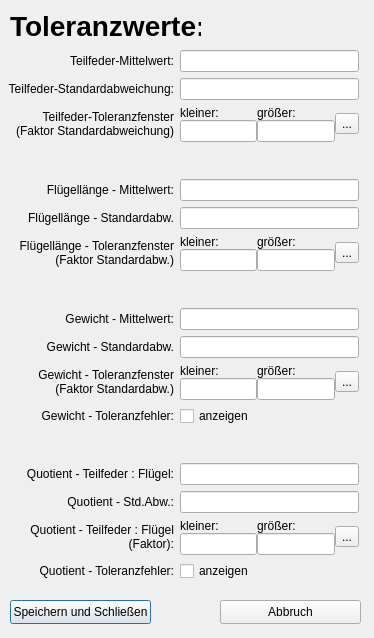
<?xml version="1.0" encoding="UTF-8"?>
<ui version="4.0">
 <class>Dialog</class>
 <widget class="QDialog" name="Dialog">
  <property name="geometry">
   <rect>
    <x>0</x>
    <y>0</y>
    <width>374</width>
    <height>638</height>
   </rect>
  </property>
  <property name="windowTitle">
   <string>Dialog</string>
  </property>
  <widget class="QPushButton" name="BTN_speichern">
   <property name="geometry">
    <rect>
     <x>10</x>
     <y>600</y>
     <width>141</width>
     <height>24</height>
    </rect>
   </property>
   <property name="text">
    <string>Speichern und Schließen</string>
   </property>
  </widget>
  <widget class="QPushButton" name="BTN_abbruch">
   <property name="geometry">
    <rect>
     <x>220</x>
     <y>600</y>
     <width>141</width>
     <height>24</height>
    </rect>
   </property>
   <property name="text">
    <string>Abbruch</string>
   </property>
  </widget>
  <widget class="QLabel" name="label_16">
   <property name="geometry">
    <rect>
     <x>10</x>
     <y>10</y>
     <width>191</width>
     <height>31</height>
    </rect>
   </property>
   <property name="font">
    <font>
     <pointsize>21</pointsize>
     <bold>true</bold>
    </font>
   </property>
   <property name="text">
    <string>Toleranzwerte:</string>
   </property>
  </widget>
  <widget class="QWidget" name="layoutWidget">
   <property name="geometry">
    <rect>
     <x>8</x>
     <y>50</y>
     <width>351</width>
     <height>531</height>
    </rect>
   </property>
   <layout class="QGridLayout" name="gridLayout">
    <item row="14" column="0">
     <widget class="QLabel" name="label_18">
      <property name="text">
       <string>Quotient - Teilfeder : Flügel:</string>
      </property>
      <property name="alignment">
       <set>Qt::AlignRight|Qt::AlignTrailing|Qt::AlignVCenter</set>
      </property>
     </widget>
    </item>
    <item row="13" column="1">
     <spacer name="verticalSpacer_3">
      <property name="orientation">
       <enum>Qt::Vertical</enum>
      </property>
      <property name="sizeHint" stdset="0">
       <size>
        <width>20</width>
        <height>40</height>
       </size>
      </property>
     </spacer>
    </item>
    <item row="12" column="1">
     <widget class="QCheckBox" name="CHB_masse_anzeigen">
      <property name="text">
       <string>anzeigen</string>
      </property>
     </widget>
    </item>
    <item row="12" column="0">
     <widget class="QLabel" name="label_17">
      <property name="text">
       <string>Gewicht - Toleranzfehler:</string>
      </property>
      <property name="alignment">
       <set>Qt::AlignRight|Qt::AlignTrailing|Qt::AlignVCenter</set>
      </property>
     </widget>
    </item>
    <item row="0" column="0">
     <widget class="QLabel" name="label">
      <property name="text">
       <string>Teilfeder-Mittelwert:</string>
      </property>
      <property name="alignment">
       <set>Qt::AlignRight|Qt::AlignTrailing|Qt::AlignVCenter</set>
      </property>
     </widget>
    </item>
    <item row="3" column="1">
     <spacer name="verticalSpacer">
      <property name="orientation">
       <enum>Qt::Vertical</enum>
      </property>
      <property name="sizeHint" stdset="0">
       <size>
        <width>20</width>
        <height>40</height>
       </size>
      </property>
     </spacer>
    </item>
    <item row="8" column="1">
     <spacer name="verticalSpacer_2">
      <property name="orientation">
       <enum>Qt::Vertical</enum>
      </property>
      <property name="sizeHint" stdset="0">
       <size>
        <width>20</width>
        <height>40</height>
       </size>
      </property>
     </spacer>
    </item>
    <item row="9" column="1">
     <widget class="QLineEdit" name="INP_masse_mw"/>
    </item>
    <item row="1" column="0">
     <widget class="QLabel" name="label_2">
      <property name="text">
       <string>Teilfeder-Standardabweichung:</string>
      </property>
      <property name="alignment">
       <set>Qt::AlignRight|Qt::AlignTrailing|Qt::AlignVCenter</set>
      </property>
     </widget>
    </item>
    <item row="15" column="1">
     <widget class="QLineEdit" name="INP_quot_stdab"/>
    </item>
    <item row="7" column="1">
     <layout class="QGridLayout" name="gridLayout_3" rowstretch="0,0" rowminimumheight="0,0">
      <property name="sizeConstraint">
       <enum>QLayout::SetMinimumSize</enum>
      </property>
      <property name="leftMargin">
       <number>0</number>
      </property>
      <property name="topMargin">
       <number>0</number>
      </property>
      <property name="spacing">
       <number>0</number>
      </property>
      <item row="0" column="0">
       <widget class="QLabel" name="label_12">
        <property name="text">
         <string>kleiner:</string>
        </property>
       </widget>
      </item>
      <item row="0" column="1">
       <widget class="QLabel" name="label_13">
        <property name="text">
         <string>größer:</string>
        </property>
       </widget>
      </item>
      <item row="0" column="2" rowspan="2">
       <widget class="QToolButton" name="BTN_fluegel_diag">
        <property name="text">
         <string>...</string>
        </property>
        <property name="checkable">
         <bool>false</bool>
        </property>
       </widget>
      </item>
      <item row="1" column="0">
       <widget class="QLineEdit" name="INP_fluegel_tol_neg"/>
      </item>
      <item row="1" column="1">
       <widget class="QLineEdit" name="INP_fluegel_tol_pos"/>
      </item>
     </layout>
    </item>
    <item row="10" column="1">
     <widget class="QLineEdit" name="INP_masse_stdab"/>
    </item>
    <item row="5" column="0">
     <widget class="QLabel" name="label_6">
      <property name="text">
       <string>Flügellänge - Standardabw.</string>
      </property>
      <property name="alignment">
       <set>Qt::AlignRight|Qt::AlignTrailing|Qt::AlignVCenter</set>
      </property>
     </widget>
    </item>
    <item row="5" column="1">
     <widget class="QLineEdit" name="INP_fluegel_stdab"/>
    </item>
    <item row="11" column="0">
     <widget class="QLabel" name="label_7">
      <property name="text">
       <string>Gewicht - Toleranzfenster
(Faktor Standardabw.)</string>
      </property>
      <property name="alignment">
       <set>Qt::AlignRight|Qt::AlignTrailing|Qt::AlignVCenter</set>
      </property>
     </widget>
    </item>
    <item row="7" column="0">
     <widget class="QLabel" name="label_4">
      <property name="text">
       <string>Flügellänge - Toleranzfenster
(Faktor Standardabw.)</string>
      </property>
      <property name="alignment">
       <set>Qt::AlignRight|Qt::AlignTrailing|Qt::AlignVCenter</set>
      </property>
     </widget>
    </item>
    <item row="2" column="1">
     <layout class="QHBoxLayout" name="horizontalLayout">
      <item>
       <layout class="QGridLayout" name="gridLayout_2" rowstretch="0,0" rowminimumheight="0,0">
        <property name="sizeConstraint">
         <enum>QLayout::SetMinimumSize</enum>
        </property>
        <property name="leftMargin">
         <number>0</number>
        </property>
        <property name="topMargin">
         <number>0</number>
        </property>
        <property name="spacing">
         <number>0</number>
        </property>
        <item row="0" column="0">
         <widget class="QLabel" name="label_10">
          <property name="text">
           <string>kleiner:</string>
          </property>
         </widget>
        </item>
        <item row="0" column="1">
         <widget class="QLabel" name="label_11">
          <property name="text">
           <string>größer:</string>
          </property>
         </widget>
        </item>
        <item row="0" column="2" rowspan="2">
         <widget class="QToolButton" name="BTN_teilfeder_diag">
          <property name="text">
           <string>...</string>
          </property>
          <property name="checkable">
           <bool>false</bool>
          </property>
         </widget>
        </item>
        <item row="1" column="0">
         <widget class="QLineEdit" name="INP_teilfeder_tol_neg"/>
        </item>
        <item row="1" column="1">
         <widget class="QLineEdit" name="INP_teilfeder_tol_pos"/>
        </item>
       </layout>
      </item>
     </layout>
    </item>
    <item row="2" column="0">
     <widget class="QLabel" name="label_3">
      <property name="text">
       <string>Teilfeder-Toleranzfenster
(Faktor Standardabweichung)</string>
      </property>
      <property name="alignment">
       <set>Qt::AlignRight|Qt::AlignTrailing|Qt::AlignVCenter</set>
      </property>
     </widget>
    </item>
    <item row="16" column="0">
     <widget class="QLabel" name="label_21">
      <property name="text">
       <string>Quotient - Teilfeder : Flügel
(Faktor):</string>
      </property>
      <property name="alignment">
       <set>Qt::AlignRight|Qt::AlignTrailing|Qt::AlignVCenter</set>
      </property>
     </widget>
    </item>
    <item row="0" column="1">
     <widget class="QLineEdit" name="INP_teilfeder_mw"/>
    </item>
    <item row="4" column="1">
     <widget class="QLineEdit" name="INP_fluegel_mw"/>
    </item>
    <item row="11" column="1">
     <layout class="QGridLayout" name="gridLayout_4" rowstretch="0,0" rowminimumheight="0,0">
      <property name="sizeConstraint">
       <enum>QLayout::SetMinimumSize</enum>
      </property>
      <property name="leftMargin">
       <number>0</number>
      </property>
      <property name="topMargin">
       <number>0</number>
      </property>
      <property name="spacing">
       <number>0</number>
      </property>
      <item row="0" column="0">
       <widget class="QLabel" name="label_14">
        <property name="text">
         <string>kleiner:</string>
        </property>
       </widget>
      </item>
      <item row="0" column="1">
       <widget class="QLabel" name="label_15">
        <property name="text">
         <string>größer:</string>
        </property>
       </widget>
      </item>
      <item row="0" column="2" rowspan="2">
       <widget class="QToolButton" name="BTN_masse_diag">
        <property name="text">
         <string>...</string>
        </property>
        <property name="checkable">
         <bool>false</bool>
        </property>
       </widget>
      </item>
      <item row="1" column="0">
       <widget class="QLineEdit" name="INP_masse_tol_neg"/>
      </item>
      <item row="1" column="1">
       <widget class="QLineEdit" name="INP_masse_tol_pos"/>
      </item>
     </layout>
    </item>
    <item row="9" column="0">
     <widget class="QLabel" name="label_9">
      <property name="text">
       <string>Gewicht - Mittelwert:</string>
      </property>
      <property name="alignment">
       <set>Qt::AlignRight|Qt::AlignTrailing|Qt::AlignVCenter</set>
      </property>
     </widget>
    </item>
    <item row="10" column="0">
     <widget class="QLabel" name="label_8">
      <property name="text">
       <string>Gewicht - Standardabw.</string>
      </property>
      <property name="alignment">
       <set>Qt::AlignRight|Qt::AlignTrailing|Qt::AlignVCenter</set>
      </property>
     </widget>
    </item>
    <item row="14" column="1">
     <widget class="QLineEdit" name="INP_quot_mw"/>
    </item>
    <item row="16" column="1">
     <layout class="QGridLayout" name="gridLayout_5" rowstretch="0,0" rowminimumheight="0,0">
      <property name="sizeConstraint">
       <enum>QLayout::SetMinimumSize</enum>
      </property>
      <property name="leftMargin">
       <number>0</number>
      </property>
      <property name="topMargin">
       <number>0</number>
      </property>
      <property name="spacing">
       <number>0</number>
      </property>
      <item row="0" column="0">
       <widget class="QLabel" name="label_19">
        <property name="text">
         <string>kleiner:</string>
        </property>
       </widget>
      </item>
      <item row="0" column="1">
       <widget class="QLabel" name="label_20">
        <property name="text">
         <string>größer:</string>
        </property>
       </widget>
      </item>
      <item row="0" column="2" rowspan="2">
       <widget class="QToolButton" name="BTN_quot_diag">
        <property name="text">
         <string>...</string>
        </property>
        <property name="checkable">
         <bool>false</bool>
        </property>
       </widget>
      </item>
      <item row="1" column="0">
       <widget class="QLineEdit" name="INP_quot_tol_neg"/>
      </item>
      <item row="1" column="1">
       <widget class="QLineEdit" name="INP_quot_tol_pos"/>
      </item>
     </layout>
    </item>
    <item row="1" column="1">
     <widget class="QLineEdit" name="INP_teilfeder_stdab"/>
    </item>
    <item row="4" column="0">
     <widget class="QLabel" name="label_5">
      <property name="text">
       <string>Flügellänge - Mittelwert:</string>
      </property>
      <property name="alignment">
       <set>Qt::AlignRight|Qt::AlignTrailing|Qt::AlignVCenter</set>
      </property>
     </widget>
    </item>
    <item row="15" column="0">
     <widget class="QLabel" name="label_22">
      <property name="text">
       <string>Quotient - Std.Abw.:</string>
      </property>
      <property name="alignment">
       <set>Qt::AlignRight|Qt::AlignTrailing|Qt::AlignVCenter</set>
      </property>
     </widget>
    </item>
    <item row="17" column="0">
     <widget class="QLabel" name="label_23">
      <property name="text">
       <string>Quotient - Toleranzfehler:</string>
      </property>
      <property name="alignment">
       <set>Qt::AlignRight|Qt::AlignTrailing|Qt::AlignVCenter</set>
      </property>
     </widget>
    </item>
    <item row="17" column="1">
     <widget class="QCheckBox" name="CHB_quot_anzeigen">
      <property name="text">
       <string>anzeigen</string>
      </property>
     </widget>
    </item>
   </layout>
  </widget>
 </widget>
 <tabstops>
  <tabstop>INP_teilfeder_mw</tabstop>
  <tabstop>INP_teilfeder_stdab</tabstop>
  <tabstop>INP_teilfeder_tol_neg</tabstop>
  <tabstop>INP_teilfeder_tol_pos</tabstop>
  <tabstop>INP_fluegel_mw</tabstop>
  <tabstop>INP_fluegel_stdab</tabstop>
  <tabstop>INP_fluegel_tol_neg</tabstop>
  <tabstop>INP_fluegel_tol_pos</tabstop>
  <tabstop>INP_masse_mw</tabstop>
  <tabstop>INP_masse_stdab</tabstop>
  <tabstop>INP_masse_tol_neg</tabstop>
  <tabstop>INP_masse_tol_pos</tabstop>
  <tabstop>CHB_masse_anzeigen</tabstop>
  <tabstop>INP_quot_mw</tabstop>
  <tabstop>INP_quot_stdab</tabstop>
  <tabstop>INP_quot_tol_neg</tabstop>
  <tabstop>INP_quot_tol_pos</tabstop>
  <tabstop>CHB_quot_anzeigen</tabstop>
  <tabstop>BTN_speichern</tabstop>
  <tabstop>BTN_abbruch</tabstop>
  <tabstop>BTN_teilfeder_diag</tabstop>
  <tabstop>BTN_fluegel_diag</tabstop>
  <tabstop>BTN_masse_diag</tabstop>
  <tabstop>BTN_quot_diag</tabstop>
 </tabstops>
 <resources/>
 <connections/>
</ui>
